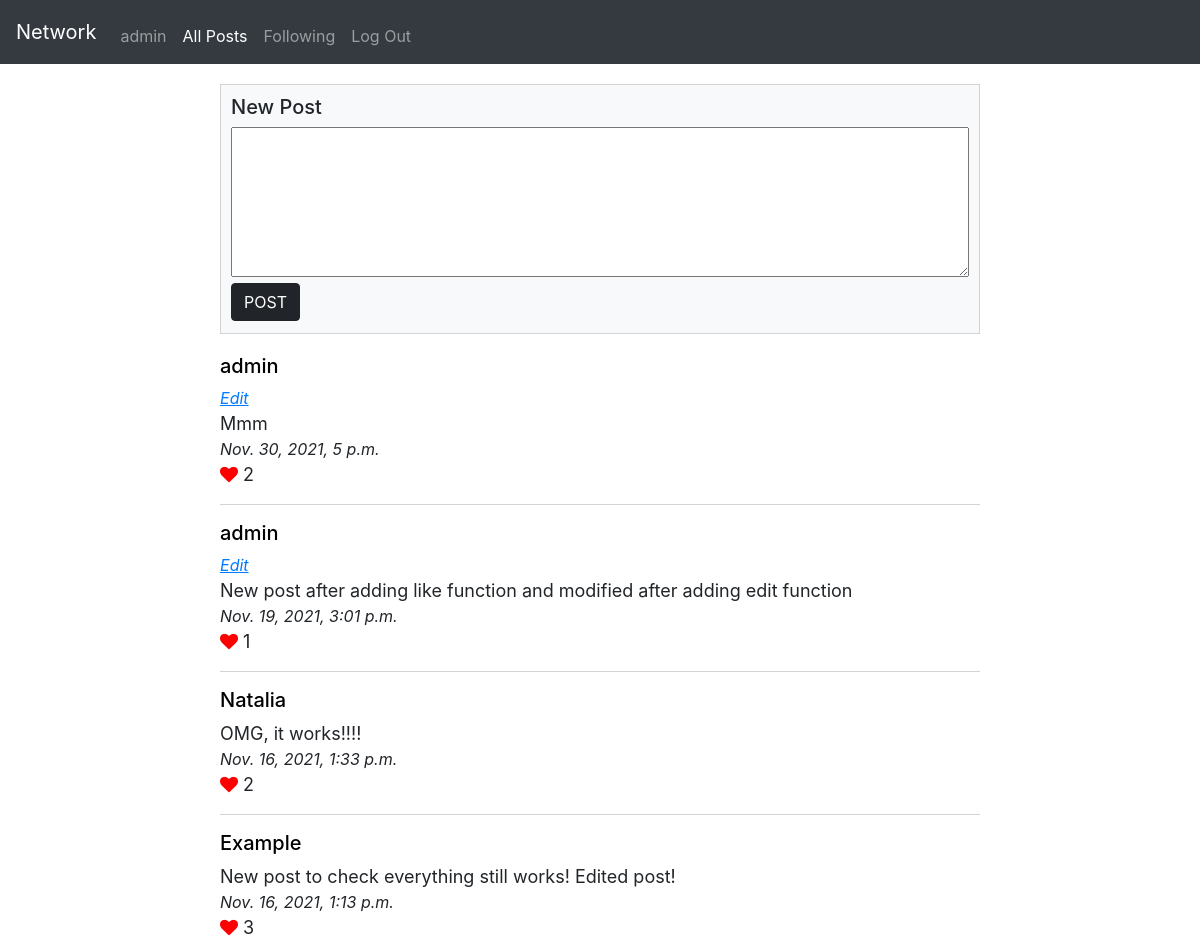
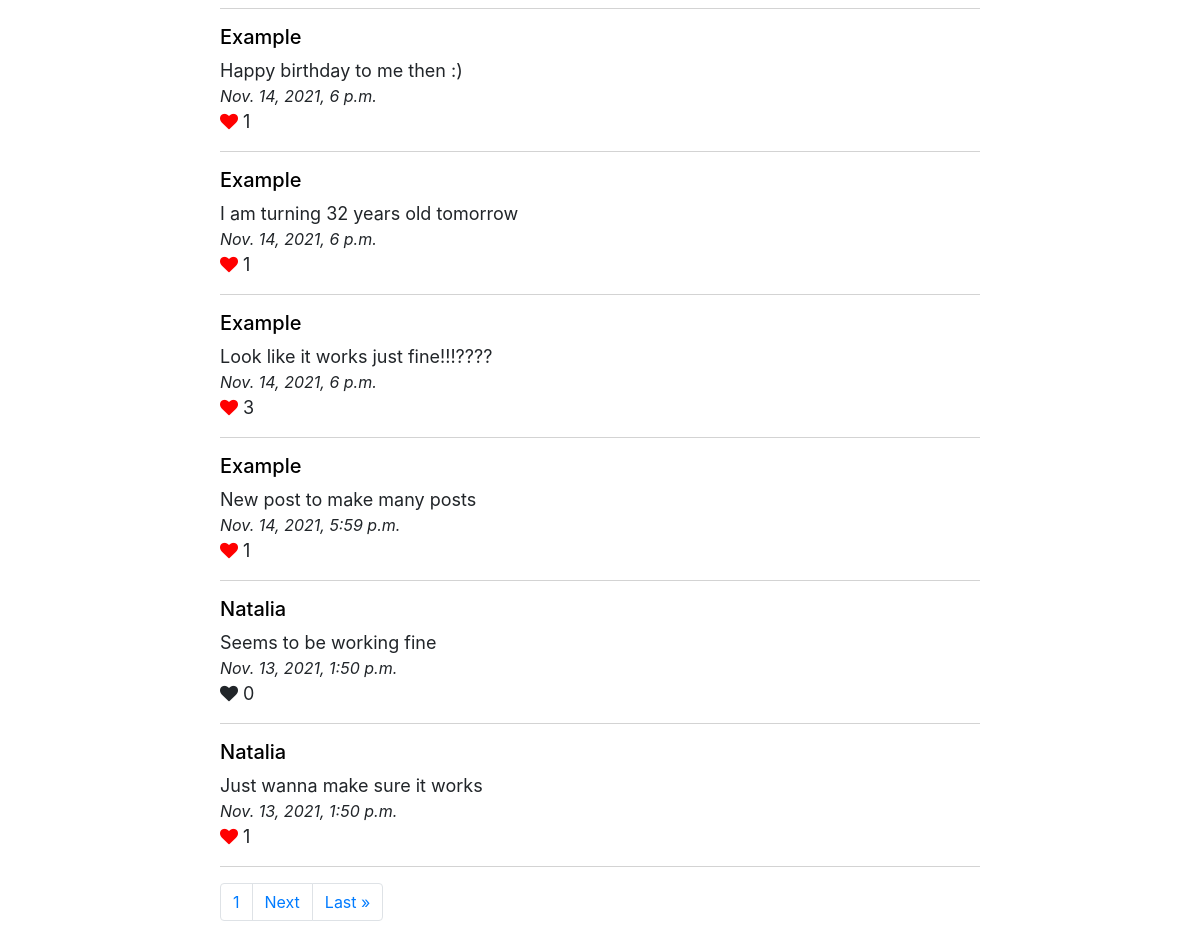
Screenshot of / (signed in) with the database file from the repository (2 pictures, top to bottom).
### network/models.py (models this page shows, shortened)
class User(AbstractUser):
    pass

class Post(models.Model):
    author = models.ForeignKey(Profile, on_delete=models.CASCADE, related_name='author')
    post_date = models.DateTimeField(default=datetime.now)
    content = models.TextField()
    likes = models.ManyToManyField(Profile, blank=True, related_name='likes')

class Profile(models.Model):
    user = models.OneToOneField(User, on_delete=models.CASCADE, related_name="profile")
    relationships = models.ManyToManyField('self', through='Relationship', symmetrical=False, related_name='related_to')
    profile_img = models.ImageField(default="default.jpg", upload_to="profile_pic")
    def __str__(self):
        return f"{self.user}"

### network/views.py (the view)
# urls.py: path("", views.index, name="index"),
def index(request):
    if request.user.is_authenticated:
        user_profile = Profile.objects.get(user=request.user)
        if request.method == "POST":
                form = NewPostForm(request.POST)
                if form.is_valid():
                    content = form.cleaned_data['new_post']
                    new_post = Post.objects.create(author=user_profile, content=content)
                    new_post.save()
                    return HttpResponseRedirect(reverse("index"))
        else:
            form = NewPostForm()
        paginator = Paginator(Post.objects.all().order_by('post_date').reverse(), 10)
        page_number = request.GET.get('page', 1)
        page_obj = paginator.get_page(page_number)
        return render(request, "network/posts.html", {"form": form, "page_obj": page_obj, "user_profile": user_profile})
    else:
        return HttpResponseRedirect(reverse("login"))

### network/forms.py
class NewPostForm(forms.Form):
    new_post = forms.CharField(label="", widget=forms.Textarea(attrs={'class': "post", 'id': "new_post"}))

### network/templates/network/posts.html (shortened to what this page needs)
{% extends "network/layout.html" %}
{% load static %}
{% block body %}
{% if user.is_authenticated %}
    <div class='new_post'>
        <h5>New Post</h5>
        <form action="{% url 'index' %}" method="post" id="new_post">
            {{ form }}
            <input class='btn btn-primary' type="submit" value="POST">
        </form>
    </div>
    <div id='posts'>
        {% for post in page_obj %}
        <div name='post'>
            <h5> <a href="{% url 'profile' post.author.id %}" class="black_link"> {{ post.author }} </a></h5>
            {% if post.author == user_profile %}
                <div class="post_edit"><button class='edit_btn' onclick="edit_post(this, '{{ post.id }}')">Edit</button></div>
            {% endif %}
            <div id='content{{ post.id }}'>
                {{ post.content }}
            </div>
            <div class='post_date'>
                {{ post.post_date }}
            </div>
            {% if user_profile in post.likes.all %}
            <i class="fa fa-heart" style="color:red" id='heart' data-post-id="{{ post.id }}"></i>
            {% else %}
            <i class="fa fa-heart" id='heart' data-post-id="{{ post.id }}"></i>
            {% endif %}
            <span id="post{{ post.id }}">{{ post.likes.count }}</span>
            <div><hr class="solid"></div>
        </div>
        {% endfor %}
    </div>
{% endif %}
{% endblock %}

### network/templates/network/layout.html (shortened to what this page needs)
{% load static %}
<!DOCTYPE html>
<html lang="en">
    <head>
        <link rel="stylesheet" href="https://cdnjs.cloudflare.com/ajax/libs/font-awesome/4.7.0/css/font-awesome.min.css">
        <link rel="stylesheet" href="https://stackpath.bootstrapcdn.com/bootstrap/4.4.1/css/bootstrap.min.css">
        <link href="{% static 'network/styles.css' %}" rel="stylesheet">
    </head>
    <body>
        <nav class="navbar navbar-expand-lg navbar-dark bg-dark">
            <a class="navbar-brand" href="{% url 'index' %}">Network</a>
            <div class="collapse navbar-collapse" id="navbar">
                <ul class="navbar-nav mr-auto mt-2">
                    {% if user.is_authenticated %}
                        {% url 'profile' user_profile.id as url %}
                        <li class="nav-item {% if request.path == url %} active {% endif %}">
                            <a class="nav-link" href="{{ url }}">{{ user.username }}</a>
                        </li>
                        {% url 'index' as url %}
                        <li class="nav-item {% if request.path == url %}active{% endif %}">
                            <a class="nav-link" href="{{ url }}">All Posts</a>
                        </li>
                        {% url 'following' as url %}
                        <li class="nav-item {% if request.path == url %}active{% endif %}">
                            <a class="nav-link" href="{{ url }}">Following</a>
                        </li>
                        {% url 'logout' as url %}
                        <li class="nav-item {% if request.path == url %}active{% endif %}">
                            <a class="nav-link" href="{{ url }}">Log Out</a>
                        </li>
                    {% endif %}
                </ul>
            </div>
        </nav>
        <div class="body">
            {% block body %}
            {% endblock %}
            <div class="footer">
                <footer>
                    <ul class="pagination">
                        <li class="page-item"><a class="page-link" href="?page={{ page_obj.number }}" id="current_page"> {{ page_obj.number }}</a></li>
                        {% if page_obj.has_next %}
                            <li class="page-item"><a class="page-link" href="?page={{ page_obj.next_page_number }}">Next</a></li>
                            <li class="page-item"><a class="page-link" href="?page={{ page_obj.paginator.num_pages }}">Last &raquo;</a></li>
                        {% endif %}
                    </ul>
                </footer>
            </div>
        </div>
    </body>
</html>

### network/static/network/styles.css (style rules this page uses)
.body { max-width: 800px; margin: 0 auto; padding: 20px; }
.black_link { color: black; }
.body input { background-color: #212529; border-color: #212529; color: white; }
.new_post { padding: 10px; width: 100%; height: 250px; border: 1px solid lightgray; background-color: #f8f9fa; }
.new_post textarea { width: 100%; height: 150px; }
.post { width: 100%; height: 80px; }
.post_edit { font-size: medium; font-style: italic; color: #007bff !important; }
.post_date { font-size: medium; font-style: italic; }
hr.solid { border-top: 1px solid lightgray; }
#posts { padding-top: 20px !important; max-width: 800px; margin: 0 auto; font-size: large; }
.edit_btn { background: none!important; border: none; padding: 0; font-size: medium; font-style: italic; color: #007bff !important; text-decoration: underline; outline: none; }
.footer { bottom: 0; }

### rows the page displays
User: username "admin"
Post: author "admin", content "Mmm", post_date "Nov. 30, 2021, 5 p.m.", likes.count "2"
Post: author "admin", content "New post after adding like function and modified after adding edit function", post_date "Nov. 19, 2021, 3:01 p.m.", likes.count "1"
Post: author "Natalia", content "OMG, it works!!!!", post_date "Nov. 16, 2021, 1:33 p.m.", likes.count "2"
Post: author "Example", content "New post to check everything still works! Edited post!", post_date "Nov. 16, 2021, 1:13 p.m.", likes.count "3"
Post: author "Example", content "Happy birthday to me then :)", post_date "Nov. 14, 2021, 6 p.m.", likes.count "1"
Post: author "Example", content "I am turning 32 years old tomorrow", post_date "Nov. 14, 2021, 6 p.m.", likes.count "1"
Post: author "Example", content "Look like it works just fine!!!????", post_date "Nov. 14, 2021, 6 p.m.", likes.count "3"
Post: author "Example", content "New post to make many posts", post_date "Nov. 14, 2021, 5:59 p.m.", likes.count "1"
Post: author "Natalia", content "Seems to be working fine", post_date "Nov. 13, 2021, 1:50 p.m.", likes.count "0"
Post: author "Natalia", content "Just wanna make sure it works", post_date "Nov. 13, 2021, 1:50 p.m.", likes.count "1"

### other values shown
{{ page_obj.number }} "1"
